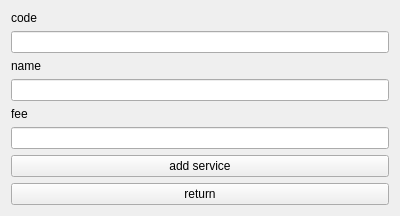
<?xml version="1.0" encoding="UTF-8"?>
<ui version="4.0">
 <class>Form</class>
 <widget class="QWidget" name="Form">
  <property name="geometry">
   <rect>
    <x>0</x>
    <y>0</y>
    <width>400</width>
    <height>202</height>
   </rect>
  </property>
  <property name="windowTitle">
   <string>Service</string>
  </property>
  <layout class="QVBoxLayout" name="verticalLayout">
   <item>
    <widget class="QLabel" name="label">
     <property name="text">
      <string>code</string>
     </property>
    </widget>
   </item>
   <item>
    <widget class="QLineEdit" name="lineEdit"/>
   </item>
   <item>
    <widget class="QLabel" name="label_2">
     <property name="text">
      <string>name</string>
     </property>
    </widget>
   </item>
   <item>
    <widget class="QLineEdit" name="lineEdit_2"/>
   </item>
   <item>
    <widget class="QLabel" name="label_3">
     <property name="text">
      <string>fee</string>
     </property>
    </widget>
   </item>
   <item>
    <widget class="QLineEdit" name="lineEdit_3"/>
   </item>
   <item>
    <widget class="QPushButton" name="pushButton_2">
     <property name="text">
      <string>add service</string>
     </property>
    </widget>
   </item>
   <item>
    <widget class="QPushButton" name="pushButton">
     <property name="text">
      <string>return</string>
     </property>
    </widget>
   </item>
  </layout>
 </widget>
 <resources/>
 <connections/>
</ui>
